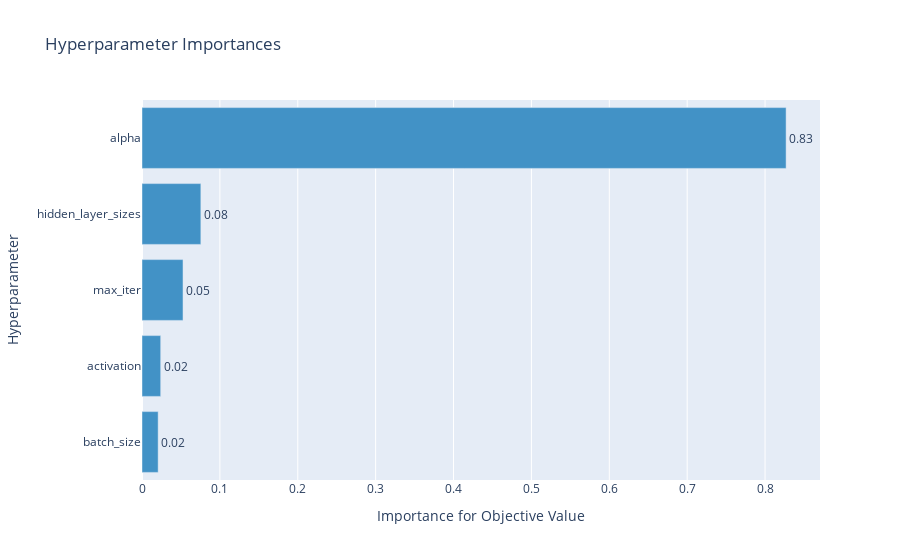

Source (notebook cell):
### Code cell
optuna.visualization.plot_param_importances(study_1)

### Figure 1 — Plotly figure (JSON) as saved in the notebook; plotly's stock layout.template omitted (floating-point values rounded to 4 significant figures)
{"data": [{"cliponaxis": false, "hovertemplate": ["batch_size (CategoricalDistribution): 0.020745438106186342<extra></extra>", "activation (CategoricalDistribution): 0.02399776154664392<extra></extra>", "max_iter (CategoricalDistribution): 0.052679338360869604<extra></extra>", "hidden_layer_sizes (CategoricalDistribution): 0.07556691556558642<extra></extra>", "alpha (CategoricalDistribution): 0.8270105464207138<extra></extra>"], "marker": {"color": "rgb(66,146,198)"}, "orientation": "h", "text": ["0.02", "0.02", "0.05", "0.08", "0.83"], "textposition": "outside", "type": "bar", "x": [0.02075, 0.024, 0.05268, 0.07557, 0.827], "y": ["batch_size", "activation", "max_iter", "hidden_layer_sizes", "alpha"]}], "layout": {"showlegend": false, "title": {"text": "Hyperparameter Importances"}, "xaxis": {"title": {"text": "Importance for Objective Value"}}, "yaxis": {"title": {"text": "Hyperparameter"}}}}
